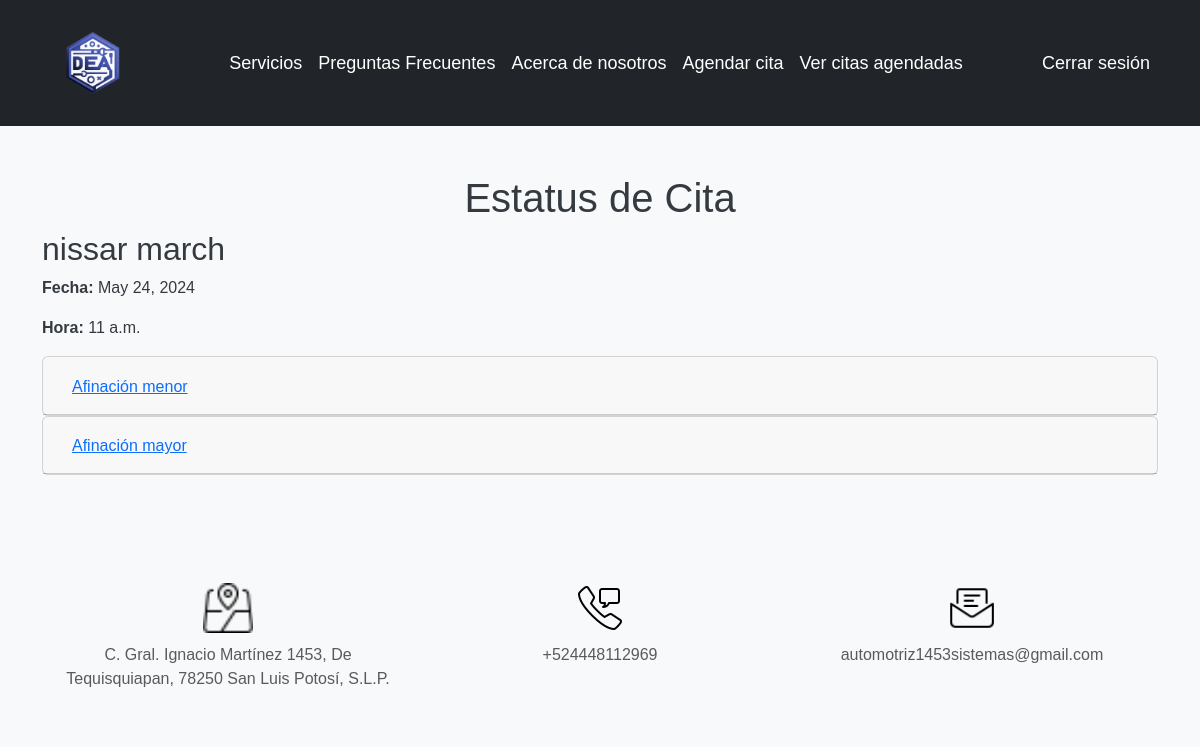
Screenshot of /estatus_cita/45 (signed in) with the database file from the repository.
### autenticacion/models.py (models this page shows, shortened)
class Cita(models.Model):
    usuario = models.ForeignKey(User, on_delete=models.CASCADE)
    modelo_carro = models.CharField(max_length=100)
    color = models.CharField(max_length=100)
    placas = models.CharField(max_length=20)
    fecha = models.DateField()
    hora = models.TimeField()
    estado = models.CharField(max_length=50, default='pendiente')
    retroalimentacion = models.TextField(null=True, blank=True)
    servicios = models.ManyToManyField(Servicio, through='DetalleCita')

class Servicio(models.Model):
    nombre = models.CharField(max_length=100)
    descripcion = models.TextField()
    precio = models.DecimalField(max_digits=8, decimal_places=2)
    def __str__(self):
        return self.nombre

### autenticacion/views.py (the view)
# urls.py: path('estatus_cita/<int:cita_id>', v_auth.estatus_cita, name='estatus_cita'),
@login_required
def estatus_cita(request, cita_id):
    cita = get_object_or_404(Cita, id=cita_id)
    imagenes_fase = ImagenFase.objects.filter(cita_id=cita_id)
    servicios = cita.servicios.all()
    print(servicios)
    info_imagenes_fase = []
    for imagen_fase in imagenes_fase:
        servicio_id = imagen_fase.servicio_id
        fase_id = imagen_fase.fase_id
        info_imagenes_fase.append({'imagen_fase': imagen_fase, 'servicio_id': servicio_id, 'fase_id': fase_id})
    return render(request, 'estatus_cita.html', {
        'cita': cita,
        'info_imagenes_fase': info_imagenes_fase,
        'servicios': servicios
    })

### main/templates/estatus_cita.html (shortened to what this page needs)
<!DOCTYPE html>
<html lang="en">
<head>
    {% extends 'layouts/base.html' %}
    {% block content %}
    <div class="container mt-5">
        <h1 class="text-center">Estatus de Cita</h1>
        <div class="row">
            <div class="col-md-12">
                <h2>{{ cita.modelo_carro }}</h2>
                <p><strong>Fecha:</strong> {{ cita.fecha }}</p>
                <p><strong>Hora:</strong> {{ cita.hora }}</p>
            </div>
        </div>
        <div class="accordion" id="accordionServices">
            {% for servicio in servicios %}
                <div class="card">
                    <div class="card-header" id="heading{{ servicio.id }}">
                        <h2 class="mb-0">
                            <button class="btn btn-link" type="button" data-toggle="collapse" data-target="#collapse{{ servicio.id }}" aria-expanded="true" aria-controls="collapse{{ servicio.id }}">
                                {{ servicio.nombre }}
                            </button>
                        </h2>
                    </div>
                </div>
            {% endfor %}
        </div>
    </div>
    {% endblock %}

### main/templates/layouts/base.html (style rules this page uses)
body { font-family: Arial, sans-serif; background-color: #f8f9fa; color: #343a40; }

### rows the page displays
Cita: modelo_carro "nissar march", fecha "May 24, 2024", hora "11 a.m."
Servicio: nombre "Afinación menor"
Servicio: nombre "Afinación mayor"
